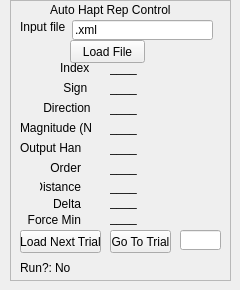
    <widget class="QWidget" name="tab_3">
     <attribute name="title">
      <string>Auto</string>
     </attribute>
     <widget class="QFrame" name="frameHaptRepAuto">
      <property name="geometry">
       <rect>
        <x>10</x>
        <y>0</y>
        <width>221</width>
        <height>281</height>
       </rect>
      </property>
      <property name="frameShape">
       <enum>QFrame::StyledPanel</enum>
      </property>
      <property name="frameShadow">
       <enum>QFrame::Raised</enum>
      </property>
      <widget class="QLabel" name="label_13">
       <property name="geometry">
        <rect>
         <x>40</x>
         <y>0</y>
         <width>121</width>
         <height>20</height>
        </rect>
       </property>
       <property name="text">
        <string>Auto Hapt Rep Controls</string>
       </property>
      </widget>
      <widget class="QLineEdit" name="lineEditExpFile">
       <property name="geometry">
        <rect>
         <x>62</x>
         <y>20</y>
         <width>141</width>
         <height>20</height>
        </rect>
       </property>
       <property name="text">
        <string>.xml</string>
       </property>
      </widget>
      <widget class="QLabel" name="label_30">
       <property name="geometry">
        <rect>
         <x>10</x>
         <y>20</y>
         <width>46</width>
         <height>13</height>
        </rect>
       </property>
       <property name="text">
        <string>Input file</string>
       </property>
      </widget>
      <widget class="QPushButton" name="pushButtonLoadExpFile">
       <property name="geometry">
        <rect>
         <x>60</x>
         <y>40</y>
         <width>75</width>
         <height>23</height>
        </rect>
       </property>
       <property name="text">
        <string>Load File</string>
       </property>
      </widget>
      <widget class="QLabel" name="label_31">
       <property name="geometry">
        <rect>
         <x>50</x>
         <y>60</y>
         <width>31</width>
         <height>16</height>
        </rect>
       </property>
       <property name="text">
        <string>Index</string>
       </property>
      </widget>
      <widget class="QLabel" name="label_33">
       <property name="geometry">
        <rect>
         <x>30</x>
         <y>100</y>
         <width>51</width>
         <height>16</height>
        </rect>
       </property>
       <property name="text">
        <string> Direction</string>
       </property>
      </widget>
      <widget class="QLabel" name="label_35">
       <property name="geometry">
        <rect>
         <x>10</x>
         <y>140</y>
         <width>61</width>
         <height>16</height>
        </rect>
       </property>
       <property name="text">
        <string>Output Hand</string>
       </property>
      </widget>
      <widget class="QLabel" name="label_36">
       <property name="geometry">
        <rect>
         <x>40</x>
         <y>160</y>
         <width>31</width>
         <height>16</height>
        </rect>
       </property>
       <property name="text">
        <string> Order</string>
       </property>
       <property name="alignment">
        <set>Qt::AlignRight|Qt::AlignTrailing|Qt::AlignVCenter</set>
       </property>
      </widget>
      <widget class="QLabel" name="labelExpIndex">
       <property name="geometry">
        <rect>
         <x>100</x>
         <y>60</y>
         <width>91</width>
         <height>16</height>
        </rect>
       </property>
       <property name="text">
        <string>____</string>
       </property>
      </widget>
      <widget class="QLabel" name="labelExpDirection">
       <property name="geometry">
        <rect>
         <x>100</x>
         <y>100</y>
         <width>91</width>
         <height>16</height>
        </rect>
       </property>
       <property name="text">
        <string>____</string>
       </property>
      </widget>
      <widget class="QLabel" name="labelExpSign">
       <property name="geometry">
        <rect>
         <x>100</x>
         <y>80</y>
         <width>91</width>
         <height>16</height>
        </rect>
       </property>
       <property name="text">
        <string>____</string>
       </property>
      </widget>
      <widget class="QLabel" name="labelExpOutputHand">
       <property name="geometry">
        <rect>
         <x>100</x>
         <y>140</y>
         <width>91</width>
         <height>16</height>
        </rect>
       </property>
       <property name="text">
        <string>____</string>
       </property>
      </widget>
      <widget class="QLabel" name="labelExpOrder">
       <property name="geometry">
        <rect>
         <x>100</x>
         <y>160</y>
         <width>91</width>
         <height>16</height>
        </rect>
       </property>
       <property name="text">
        <string>____</string>
       </property>
      </widget>
      <widget class="QPushButton" name="pushButtonReadNextTrial">
       <property name="geometry">
        <rect>
         <x>10</x>
         <y>230</y>
         <width>81</width>
         <height>23</height>
        </rect>
       </property>
       <property name="text">
        <string>Load Next Trial</string>
       </property>
      </widget>
      <widget class="QLabel" name="labelExpMagnitude">
       <property name="geometry">
        <rect>
         <x>100</x>
         <y>120</y>
         <width>91</width>
         <height>16</height>
        </rect>
       </property>
       <property name="text">
        <string>____</string>
       </property>
      </widget>
      <widget class="QLabel" name="label_34">
       <property name="geometry">
        <rect>
         <x>50</x>
         <y>80</y>
         <width>31</width>
         <height>16</height>
        </rect>
       </property>
       <property name="text">
        <string> Sign</string>
       </property>
      </widget>
      <widget class="QLabel" name="label_32">
       <property name="geometry">
        <rect>
         <x>10</x>
         <y>120</y>
         <width>71</width>
         <height>16</height>
        </rect>
       </property>
       <property name="text">
        <string>Magnitude (N)</string>
       </property>
      </widget>
      <widget class="QPushButton" name="pushButtonGoTo">
       <property name="geometry">
        <rect>
         <x>100</x>
         <y>230</y>
         <width>61</width>
         <height>23</height>
        </rect>
       </property>
       <property name="text">
        <string>Go To Trial</string>
       </property>
      </widget>
      <widget class="QLineEdit" name="lineEditGoTo">
       <property name="geometry">
        <rect>
         <x>170</x>
         <y>230</y>
         <width>41</width>
         <height>20</height>
        </rect>
       </property>
      </widget>
      <widget class="QLabel" name="label_37">
       <property name="geometry">
        <rect>
         <x>10</x>
         <y>260</y>
         <width>31</width>
         <height>16</height>
        </rect>
       </property>
       <property name="text">
        <string>Run?:</string>
       </property>
      </widget>
      <widget class="QLabel" name="labelIsRun">
       <property name="geometry">
        <rect>
         <x>45</x>
         <y>260</y>
         <width>51</width>
         <height>16</height>
        </rect>
       </property>
       <property name="text">
        <string>No</string>
       </property>
      </widget>
      <widget class="QLabel" name="label_43">
       <property name="geometry">
        <rect>
         <x>30</x>
         <y>179</y>
         <width>41</width>
         <height>16</height>
        </rect>
       </property>
       <property name="text">
        <string>Distance</string>
       </property>
       <property name="alignment">
        <set>Qt::AlignRight|Qt::AlignTrailing|Qt::AlignVCenter</set>
       </property>
      </widget>
      <widget class="QLabel" name="label_45">
       <property name="geometry">
        <rect>
         <x>40</x>
         <y>189</y>
         <width>31</width>
         <height>30</height>
        </rect>
       </property>
       <property name="text">
        <string>Delta</string>
       </property>
       <property name="alignment">
        <set>Qt::AlignRight|Qt::AlignTrailing|Qt::AlignVCenter</set>
       </property>
      </widget>
      <widget class="QLabel" name="label_46">
       <property name="geometry">
        <rect>
         <x>0</x>
         <y>210</y>
         <width>71</width>
         <height>20</height>
        </rect>
       </property>
       <property name="text">
        <string>Force Min</string>
       </property>
       <property name="alignment">
        <set>Qt::AlignRight|Qt::AlignTrailing|Qt::AlignVCenter</set>
       </property>
      </widget>
      <widget class="QLabel" name="labelExpDistance">
       <property name="geometry">
        <rect>
         <x>100</x>
         <y>179</y>
         <width>91</width>
         <height>16</height>
        </rect>
       </property>
       <property name="text">
        <string>____</string>
       </property>
      </widget>
      <widget class="QLabel" name="labelExpForceMin">
       <property name="geometry">
        <rect>
         <x>100</x>
         <y>210</y>
         <width>91</width>
         <height>16</height>
        </rect>
       </property>
       <property name="text">
        <string>____</string>
       </property>
      </widget>
      <widget class="QLabel" name="labelExpDelta">
       <property name="geometry">
        <rect>
         <x>100</x>
         <y>192</y>
         <width>91</width>
         <height>20</height>
        </rect>
       </property>
       <property name="text">
        <string>____</string>
       </property>
      </widget>
     </widget>
    </widget>
